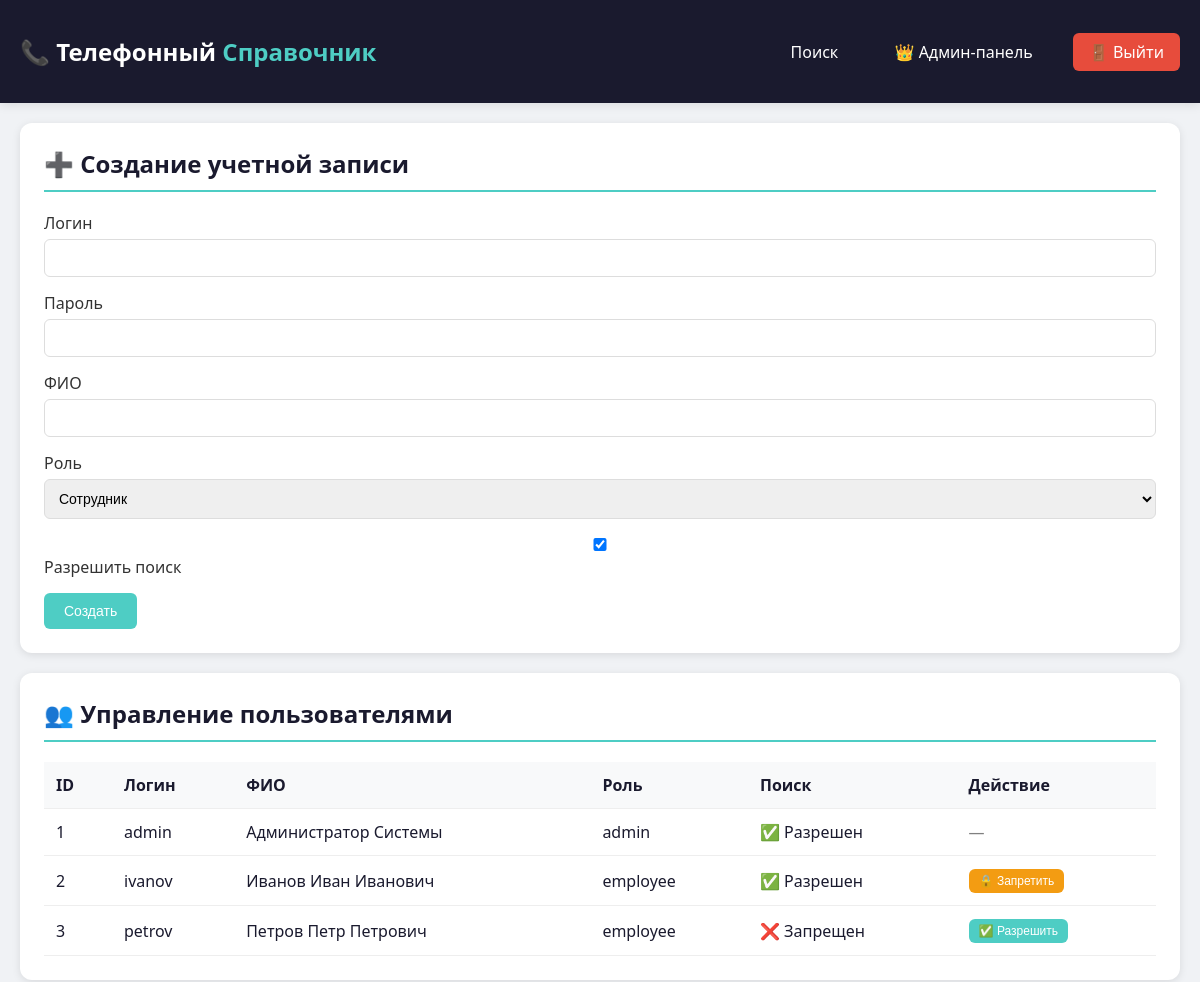
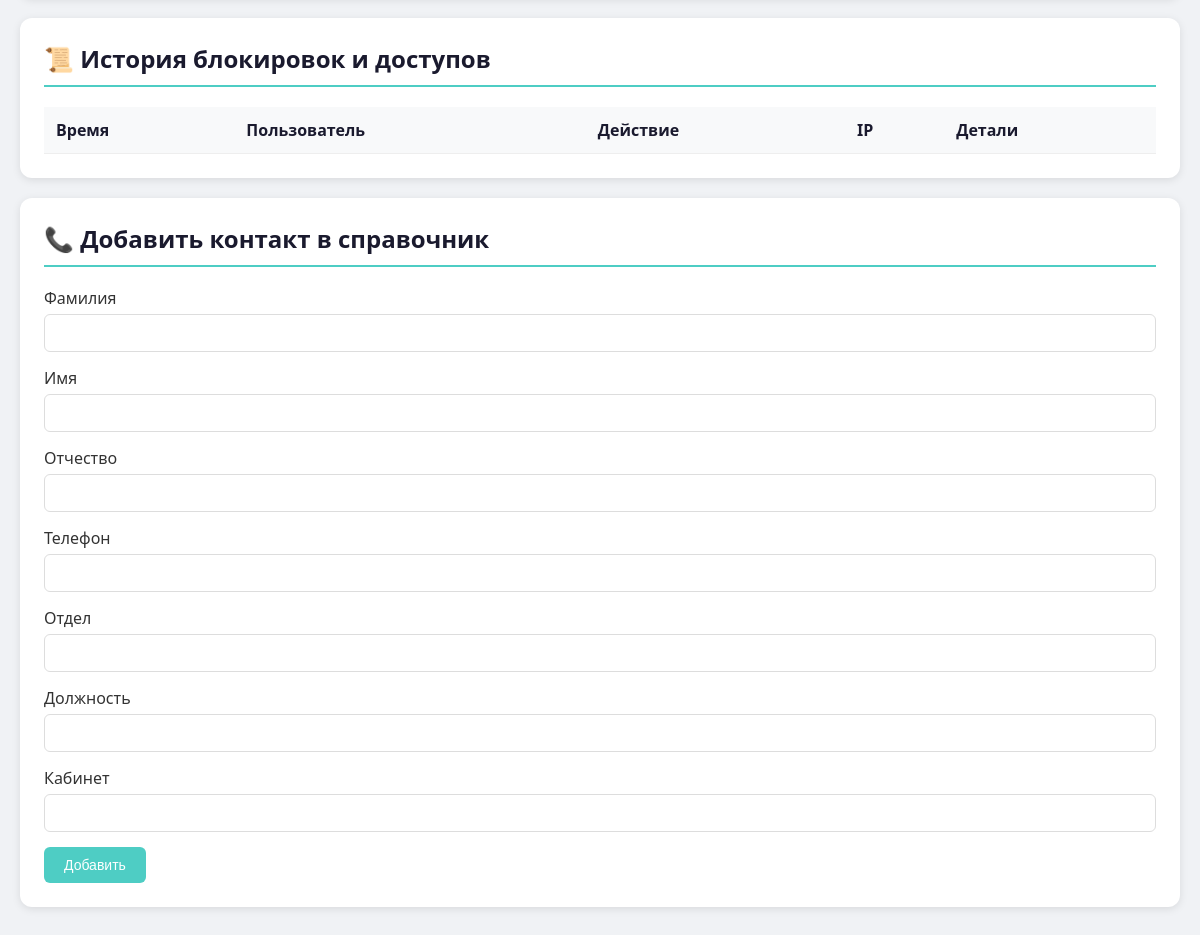
/admin.php (signed in), run on the app's committed database (2 pictures, top to bottom).
### tables this page shows
CREATE TABLE users (
    id INT AUTO_INCREMENT PRIMARY KEY,
    login VARCHAR(50) UNIQUE NOT NULL,
    password_hash VARCHAR(255) NOT NULL,
    full_name VARCHAR(100) NOT NULL,
    role ENUM('admin', 'employee') DEFAULT 'employee',
    search_allowed BOOLEAN DEFAULT TRUE,
    is_active BOOLEAN DEFAULT TRUE,
    created_at TIMESTAMP DEFAULT CURRENT_TIMESTAMP
);

### admin.php (the view, shortened to what this page needs)
<?php
require_once 'config.php';
$users = $pdo->query("SELECT * FROM users ORDER BY id")->fetchAll();
?>
<!DOCTYPE html>
<html lang="ru">
<head>
    <link rel="stylesheet" href="style.css">
</head>
<body>
    <div class="header">
        <div class="container">
            <div class="logo">📞 Телефонный <span>Справочник</span></div>
            <div class="nav">
                <a href="dashboard.php">Поиск</a>
                <a href="admin.php">👑 Админ-панель</a>
                <a href="logout.php" class="btn-logout">🚪 Выйти</a>
            </div>
        </div>
    </div>
    <div class="container">
        <div class="card">
            <h2>➕ Создание учетной записи</h2>
            <form method="POST">
                <div class="form-group"><label>Логин</label><input type="text" name="login" required></div>
                <div class="form-group"><label>Пароль</label><input type="password" name="password" required></div>
                <div class="form-group"><label>ФИО</label><input type="text" name="full_name" required></div>
                <div class="form-group">
                    <label>Роль</label>
                    <select name="role">
                        <option value="employee">Сотрудник</option>
                    </select>
                </div>
                <div class="form-group">
                    <label><input type="checkbox" name="search_allowed" checked> Разрешить поиск</label>
                </div>
                <button type="submit" name="create_user" class="btn btn-primary">Создать</button>
            </form>
        </div>
        <div class="card">
            <h2>👥 Управление пользователями</h2>
            <table>
                <thead><tr><th>ID</th><th>Логин</th><th>ФИО</th><th>Роль</th><th>Поиск</th><th>Действие</th></tr></thead>
                <tbody>
                    <?php foreach ($users as $user): ?>
                    <tr>
                        <td><?= $user['id'] ?></td>
                        <td><?= htmlspecialchars($user['login']) ?></td>
                        <td><?= htmlspecialchars($user['full_name']) ?></td>
                        <td><?= $user['role'] ?></td>
                        <td><?= $user['search_allowed'] ? '✅ Разрешен' : '❌ Запрещен' ?></td>
                        <td>
                            <?php if ($user['role'] !== 'admin'): ?>
                            <form method="POST" style="display:inline;">
                                <button type="submit" name="toggle_search" class="btn <?= $user['search_allowed'] ? 'btn-warning' : 'btn-primary' ?>" style="padding: 5px 10px; font-size: 12px;">
                                    <?= $user['search_allowed'] ? '🔒 Запретить' : '✅ Разрешить' ?>
                                </button>
                            </form>
                            <?php else: ?>
                                <span style="color: gray;">—</span>
                            <?php endif; ?>
                        </td>
                    </tr>
                    <?php endforeach; ?>
                </tbody>
            </table>
        </div>
        <div class="card">
            <h2>📜 История блокировок и доступов</h2>
            <table>
                <thead><tr><th>Время</th><th>Пользователь</th><th>Действие</th><th>IP</th><th>Детали</th></tr></thead>
            </table>
        </div>
        <div class="card">
            <h2>📞 Добавить контакт в справочник</h2>
            <form method="POST">
                <div class="form-group"><label>Фамилия</label><input type="text" name="last_name" required></div>
                <div class="form-group"><label>Имя</label><input type="text" name="first_name" required></div>
                <div class="form-group"><label>Отчество</label><input type="text" name="patronymic"></div>
                <div class="form-group"><label>Телефон</label><input type="text" name="phone" required></div>
                <div class="form-group"><label>Отдел</label><input type="text" name="department" required></div>
                <div class="form-group"><label>Должность</label><input type="text" name="position" required></div>
                <div class="form-group"><label>Кабинет</label><input type="text" name="office"></div>
                <button type="submit" name="add_contact" class="btn btn-primary">Добавить</button>
            </form>
        </div>
    </div>
</body>
</html>

### style.css (style rules this page uses)
* { margin: 0; padding: 0; box-sizing: border-box; }
body { font-family: 'Segoe UI', Tahoma, Geneva, Verdana, sans-serif; background: #f0f2f5; color: #1a1a2e; }
.container { max-width: 1200px; margin: 0 auto; padding: 20px; }
.header { background: #1a1a2e; color: white; padding: 15px 0; box-shadow: 0 2px 10px rgba(0,0,0,0.1); }
.header .container { display: flex; justify-content: space-between; align-items: center; }
.logo { font-size: 24px; font-weight: bold; }
.logo span { color: #4ecdc4; }
.nav a { color: white; text-decoration: none; margin-left: 20px; padding: 8px 16px; border-radius: 6px; transition: background 0.3s; }
.nav .btn-logout { background: #e74c3c; }
.card { background: white; border-radius: 12px; box-shadow: 0 2px 8px rgba(0,0,0,0.1); padding: 24px; margin-bottom: 20px; }
.card h2 { color: #1a1a2e; margin-bottom: 20px; border-bottom: 2px solid #4ecdc4; padding-bottom: 10px; }
.form-group { margin-bottom: 15px; }
.form-group label { display: block; margin-bottom: 5px; font-weight: 500; color: #333; }
.form-group input, .form-group select, .form-group textarea { width: 100%; padding: 10px; border: 1px solid #ddd; border-radius: 6px; font-size: 14px; }
.btn { padding: 10px 20px; border: none; border-radius: 6px; cursor: pointer; font-size: 14px; transition: all 0.3s; }
.btn-primary { background: #4ecdc4; color: white; }
.btn-warning { background: #f39c12; color: white; }
table { width: 100%; border-collapse: collapse; }
table th, table td { padding: 12px; text-align: left; border-bottom: 1px solid #eee; }
table th { background: #f8f9fa; font-weight: 600; }

### data on the page
users: id "1", login "admin", full_name "Администратор Системы", role "admin", search_allowed "✅ Разрешен"
users: id "2", login "ivanov", full_name "Иванов Иван Иванович", role "employee", search_allowed "✅ Разрешен"
users: id "3", login "petrov", full_name "Петров Петр Петрович", role "employee", search_allowed "❌ Запрещен"
